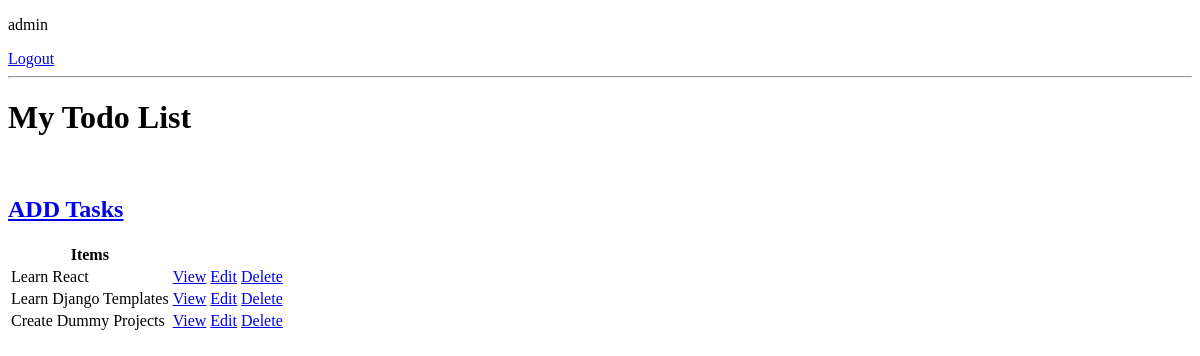
The app's page / (signed in), older data.
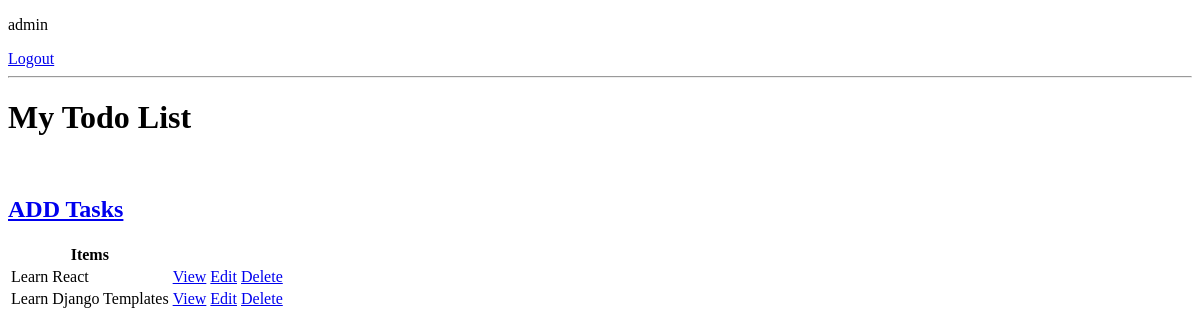
The same page, newer data.
### api/models.py (models this page shows, shortened)
class Task(models.Model):
    user = models.ForeignKey(User, on_delete=models.CASCADE, null=True, blank=True)
    title = models.CharField(max_length=300)
    description = models.TextField(null=True, blank=True)
    complete = models.BooleanField(default=False)
    created = models.DateTimeField(auto_now_add=True)
    class Meta:
        ordering = ['complete']

### api/views.py (the view)
# urls.py: path('', TaskList.as_view(), name='tasks' ),
class  TaskList(LoginRequiredMixin, ListView):
    model = Task
    context_object_name = 'tasks'
    def get_context_data(self, **kwargs):
        context = super().get_context_data(**kwargs)
        context['tasks'] = context['tasks'].filter(user = self.request.user)
        context['count'] = context['tasks'].filter(complete = False).count()
        return context

### api/templates/api/task_list.html (shortened to what this page needs)
<!DOCTYPE html>
<html lang="en">
<head>
</head>
<body>
    {% if request.user.is_authenticated %}
        <p>{{request.user}}</p>
        <a href="{% url 'logout' %}">Logout</a>
    {% else %}
        <a href="{% url 'login' %}">Login</a>
    {% endif %}
    <hr>
    <h1>My Todo List</h1>
    <br>
    <h2><a href="{% url 'task-create' %}">ADD Tasks</a></h2>
    <table>
        <tr>
            <th>Items</th>
            <th></th>
            <th></th>
            <th></th>
        </tr>
        {% for task in tasks %}
            <tr>
                <td>{{task.title}}</td>
                <td><a href="{% url 'task' task.id %}">View</a></td>
                <td><a href="{% url 'task-update' task.id %}">Edit</a></td>
                <td><a href="{% url 'task-delete' task.id %}">Delete</a></td>
            </tr>
            {% empty %}
                <h3>No Items In List</h3>
        {% endfor %}
    </table>
</body>
</html>

Row changes from the older to the newer data that the page shows:
removed Task: title "Create Dummy Projects"
